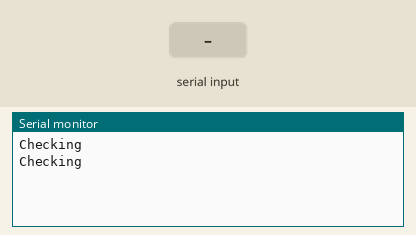
This sketch was run on a simulated Arduino Uno, built with avr-gcc and run on an emulated ATmega328P. On the bench: the last lines printed to the serial monitor. The test bench sets the inputs (shaded band).

Above: at 1.2 s.
1.3 s: "reg" received over Serial
At 3.1 s:
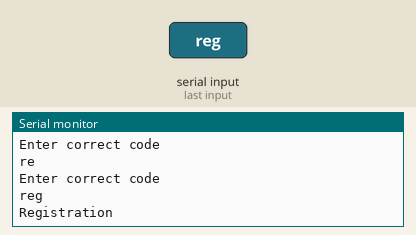
3.5 s: "del" received over Serial
At 5.0 s:
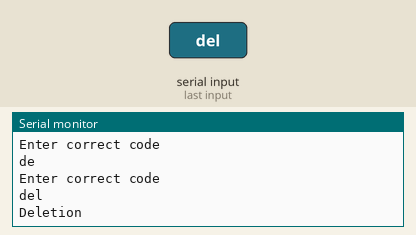

The sketch:

demo_b.ino
```cpp
String str;
void setup() {
  // put your setup code here, to run once:
Serial.begin(9600);
}

void loop() {
  // put your main code here, to run repeatedly:
delay(30);
  String t;
  while(Serial.available())
  {
    t += (char)Serial.read();
    Serial.println(t);

  if(t.length() > 0)
  {
    if (t == "reg")
    {
      Serial.println("Registration");
      delay(1000);
    }
    else if (t == "del")
    {
      Serial.println("Deletion");
      delay(1000);
    }
    else
    {
      Serial.println("Enter correct code");
      delay(100);
    }
  }
  }
  Serial.println("Checking");
  delay(1000);
}
```

Measured:
- after the input at 1.3 s, the serial monitor: prints a new line after 0.79 s (image 1)
- after the input at 3.5 s, the serial monitor: prints a new line after 0.82 s (image 2)
